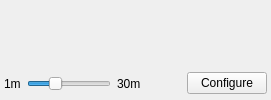
      <widget class="QWidget" name="tab_plots">
       <attribute name="title">
        <string>Graphs</string>
       </attribute>
       <layout class="QVBoxLayout" name="verticalLayout_21">
        <property name="spacing">
         <number>5</number>
        </property>
        <property name="leftMargin">
         <number>4</number>
        </property>
        <property name="topMargin">
         <number>4</number>
        </property>
        <property name="rightMargin">
         <number>4</number>
        </property>
        <property name="bottomMargin">
         <number>4</number>
        </property>
        <item>
         <widget class="QWidget" name="widget_plots" native="true"/>
        </item>
        <item>
         <widget class="QFrame" name="frame">
          <property name="maximumSize">
           <size>
            <width>16777215</width>
            <height>25</height>
           </size>
          </property>
          <layout class="QGridLayout" name="gridLayout">
           <property name="leftMargin">
            <number>0</number>
           </property>
           <property name="topMargin">
            <number>0</number>
           </property>
           <property name="rightMargin">
            <number>0</number>
           </property>
           <property name="bottomMargin">
            <number>0</number>
           </property>
           <item row="0" column="4">
            <widget class="QPushButton" name="btn_configurePlots">
             <property name="text">
              <string>Configure</string>
             </property>
            </widget>
           </item>
           <item row="0" column="1">
            <widget class="QSlider" name="slider_timeRange">
             <property name="minimum">
              <number>60</number>
             </property>
             <property name="maximum">
              <number>1800</number>
             </property>
             <property name="value">
              <number>600</number>
             </property>
             <property name="tracking">
              <bool>false</bool>
             </property>
             <property name="orientation">
              <enum>Qt::Horizontal</enum>
             </property>
            </widget>
           </item>
           <item row="0" column="3">
            <spacer name="horizontalSpacer">
             <property name="orientation">
              <enum>Qt::Horizontal</enum>
             </property>
             <property name="sizeType">
              <enum>QSizePolicy::Expanding</enum>
             </property>
             <property name="sizeHint" stdset="0">
              <size>
               <width>40</width>
               <height>25</height>
              </size>
             </property>
            </spacer>
           </item>
           <item row="0" column="0">
            <widget class="QLabel" name="label_3">
             <property name="text">
              <string>1m</string>
             </property>
            </widget>
           </item>
           <item row="0" column="2">
            <widget class="QLabel" name="label_4">
             <property name="text">
              <string>30m</string>
             </property>
            </widget>
           </item>
          </layout>
         </widget>
        </item>
       </layout>
      </widget>
